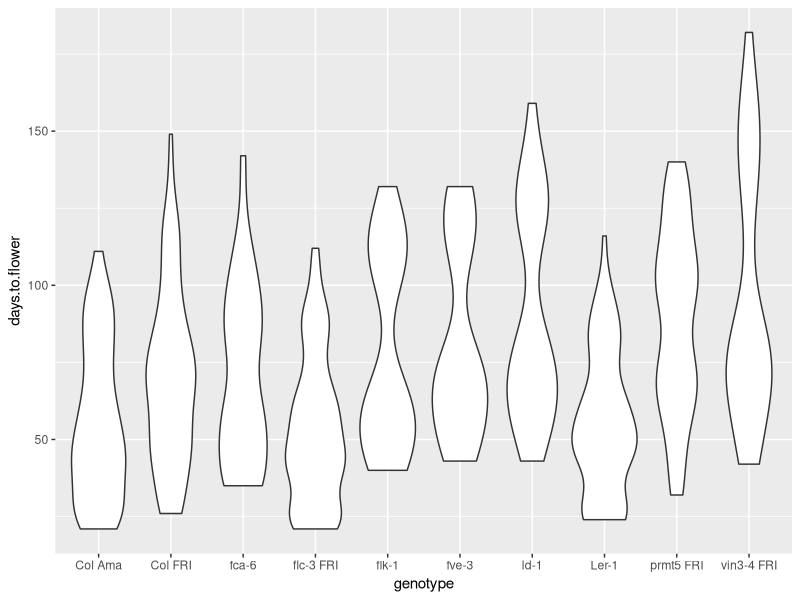
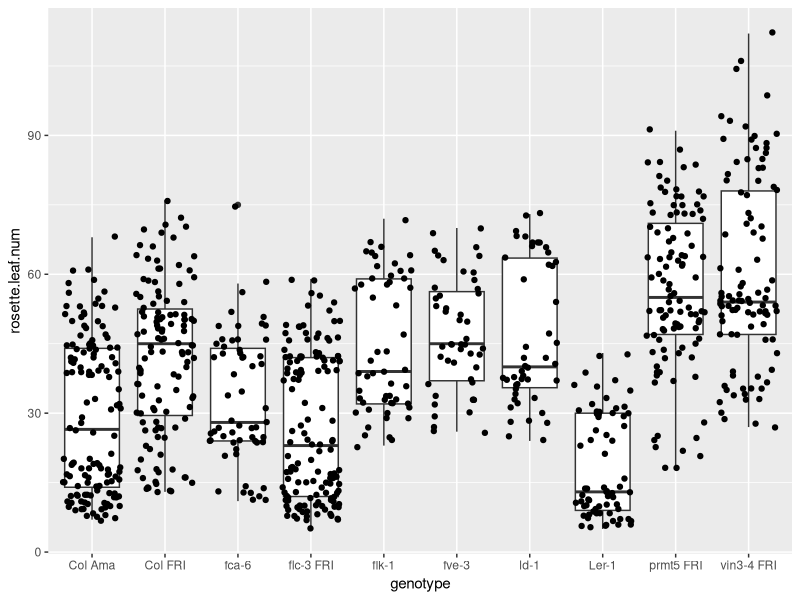
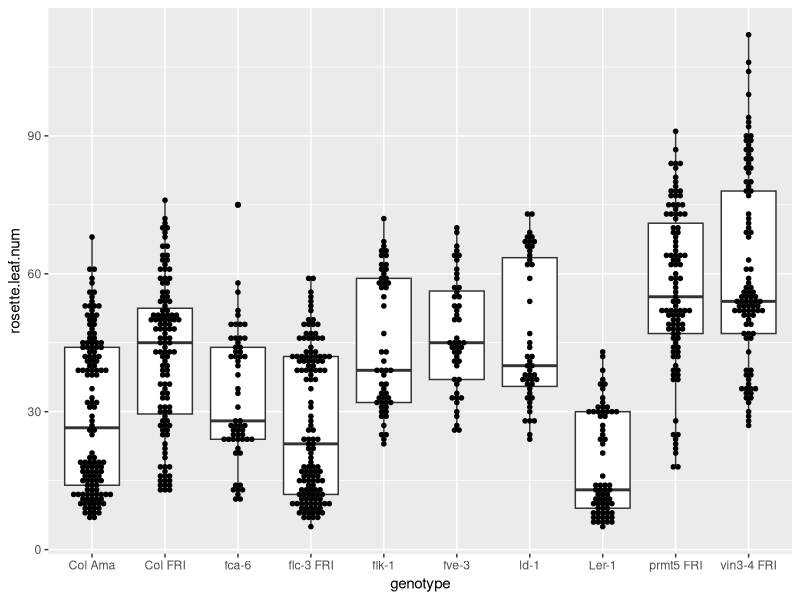
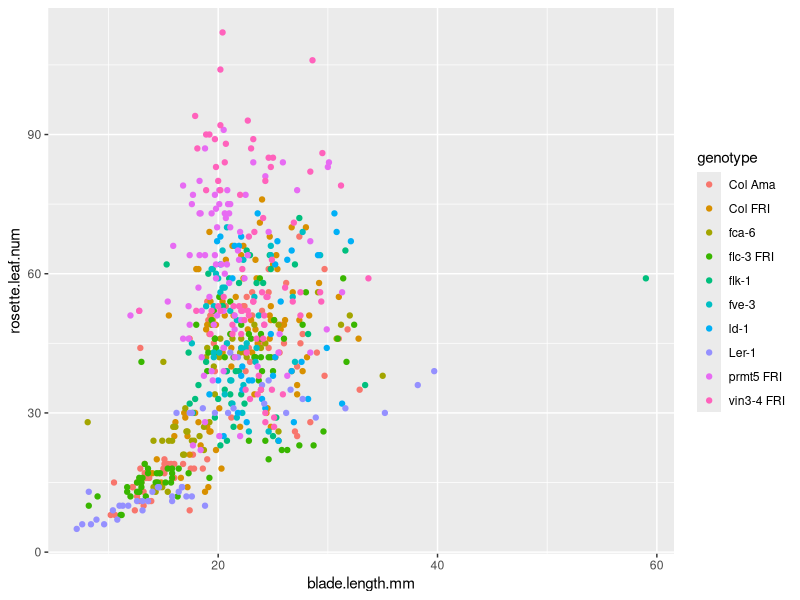
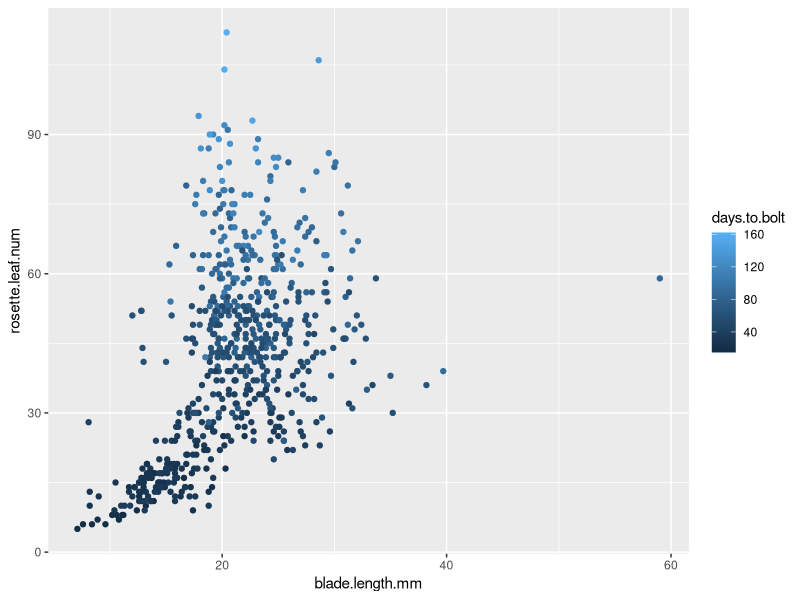
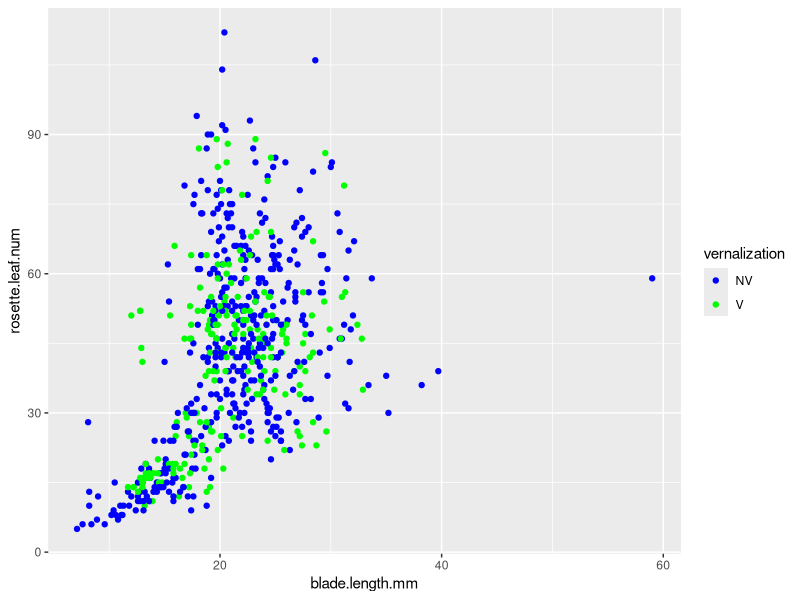
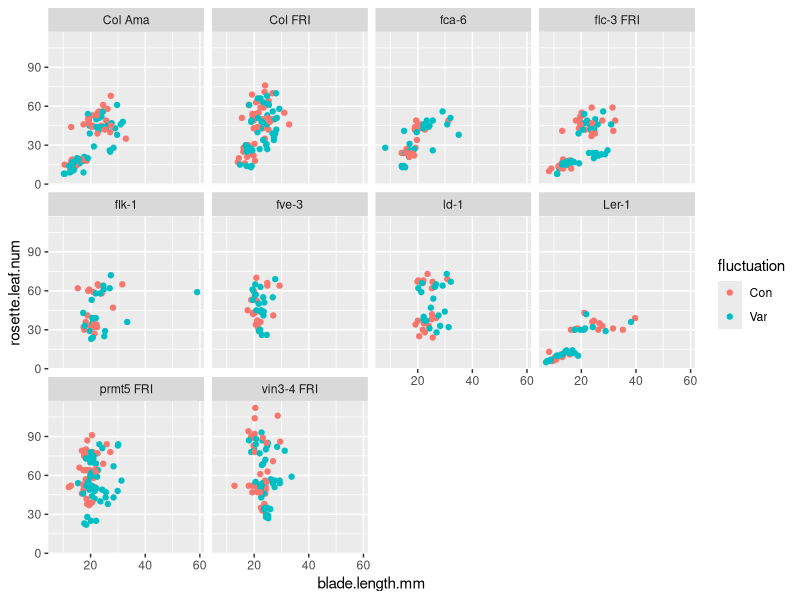
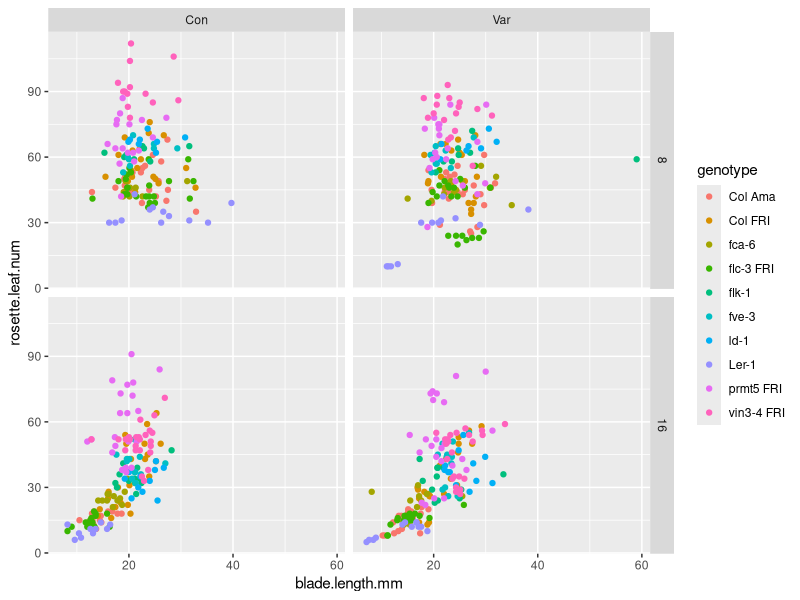

R code for these plots, in order:
## ---- chunk 1
knitr::opts_chunk$set(echo = TRUE)
## ---- chunk 2
library(tidyverse)
expt1 <- read_tsv("../data/burghardt_et_al_2015_expt1.txt")
## ---- chunk 3
ggplot(expt1, aes(genotype, days.to.flower)) +
  geom_violin()
## ---- chunk 4
#Il est aussi possible d'utiliser une densité ou un histogramme
## ---- chunk 5
ggplot(expt1, aes(genotype, rosette.leaf.num)) +
  geom_boxplot() + 
  geom_jitter()
## ---- chunk 6
ggplot(expt1, aes(genotype, rosette.leaf.num)) +
  geom_boxplot() + 
  geom_dotplot(binaxis='y', stackdir='center', binwidth = 1)
## ---- chunk 7
ggplot(expt1, aes(blade.length.mm, rosette.leaf.num, colour = genotype)) +
  geom_point()
## ---- chunk 8
ggplot(expt1, aes(blade.length.mm, rosette.leaf.num, colour = days.to.bolt)) +
  geom_point()
## ---- chunk 9
ggplot(expt1, aes(blade.length.mm, rosette.leaf.num, colour = vernalization)) +
  geom_point() +
  scale_color_manual(values=c("blue","green"))
## ---- chunk 10
ggplot(expt1, aes(blade.length.mm, rosette.leaf.num, colour = fluctuation)) +
    geom_point() +
    facet_wrap( ~ genotype)
## ---- chunk 11
ggplot(expt1, aes(blade.length.mm, rosette.leaf.num, colour = genotype)) +
    geom_point() +
    facet_grid(day.length ~ fluctuation)
## ---- chunk 12
ggplot(expt1, aes(genotype, days.to.bolt, fill = fluctuation)) +
    geom_boxplot() +
    facet_grid(day.length ~ temperature)
